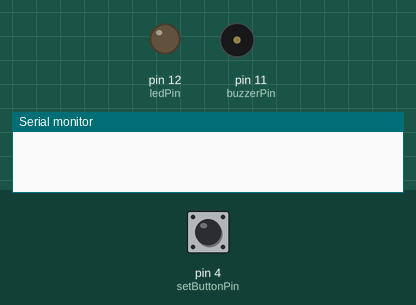
The sketch below on a simulated Arduino Uno, built with avr-gcc and run on an emulated ATmega328P. On the bench: output pins drawn as LEDs (lit = HIGH), buzzer (waves = sounding, pin HIGH), the last lines printed to the serial monitor. The inputs (shaded band) are chosen by the test bench; at power-on: pin 4 (setButtonPin) HIGH.

Above: at 1.2 s.
1.3 s: pin 4 (setButtonPin) pulled LOW for 0.15 s
At 2.3 s:
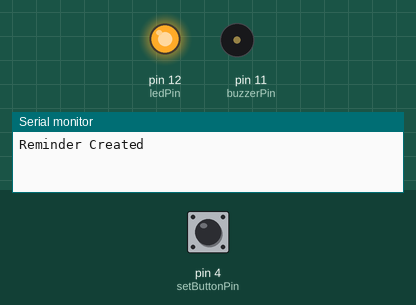
4.4 s: pin 4 (setButtonPin) pulled LOW for 3.2 s
At 6.44 s:
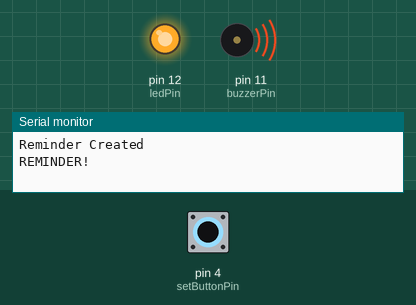
At 12.8 s:
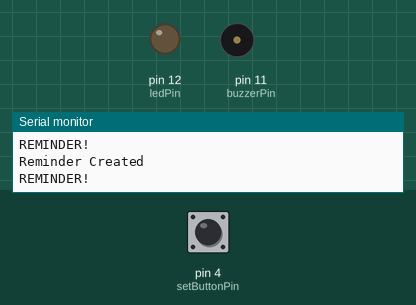
Timing chart, 0 to 14.3 s (numbered marks = the images above; inputs shaded):
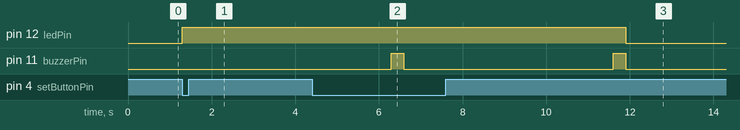

The sketch:

timed_reminder.ino
```cpp
const int setButtonPin = 4;
const int ledPin = 12;
const int buzzerPin = 11;

bool reminderExists = false;
unsigned long reminderStartTime = 0;
bool ledOn = false;
bool buzzerOn = false;

void setup() {
  pinMode(setButtonPin, INPUT_PULLUP);
  pinMode(ledPin, OUTPUT);
  pinMode(buzzerPin, OUTPUT);
  Serial.begin(9600);
  digitalWrite(buzzerPin, LOW);
}

void loop() {
  unsigned long currentMillis = millis();
  bool setPressed = (digitalRead(setButtonPin) == LOW);

  if (setPressed && !reminderExists) {
    reminderExists = true;
    reminderStartTime = currentMillis;
    ledOn = true;
    digitalWrite(ledPin, HIGH);
    Serial.println("Reminder Created");
  }

  if (reminderExists && ledOn && (currentMillis - reminderStartTime >= 5000)) {
    buzzerOn = true;
    Serial.println("REMINDER!");
    digitalWrite(buzzerPin, HIGH);
    reminderStartTime = currentMillis;

  }

  if (buzzerOn && ledOn && (currentMillis - reminderStartTime >= 300)) {
    buzzerOn = false;
    digitalWrite(buzzerPin, LOW);
    ledOn = false;
    digitalWrite(ledPin, LOW);
    reminderExists = false;
  }


}
```

Measured:
- after the input at 1.3 s, pin 12 (ledPin): LOW → HIGH at once
- after the input at 4.4 s, pin 12 (ledPin): HIGH → LOW after 7.5 s instead of 2.2 s
- by itself, pin 11 (buzzerPin): alternates HIGH for 0.30 s and LOW for 5.0 s
